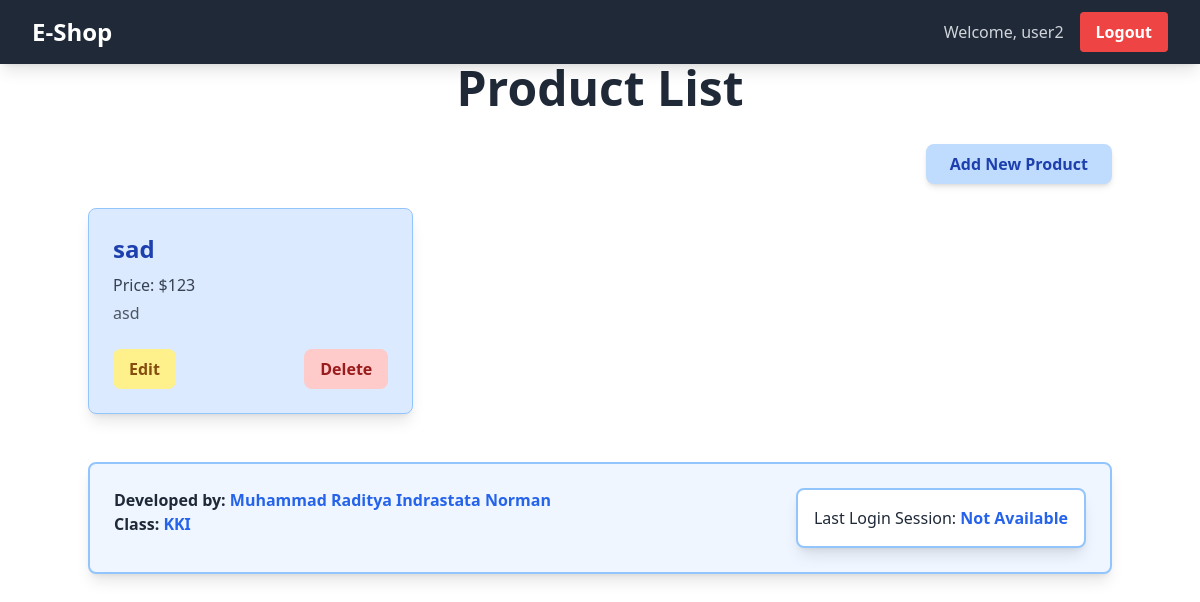
The page / (signed in) on the database its author committed.
### main/models.py (models this page shows, shortened)
class Product(models.Model):
    id = models.UUIDField(primary_key=True, default=uuid.uuid4, editable=False)  # Add this line
    name = models.CharField(max_length=255)
    price = models.IntegerField()
    description = models.TextField()
    user = models.ForeignKey(User, on_delete=models.CASCADE)

### main/views.py (the view)
# urls.py: 2. Add a URL to urlpatterns:  path('', views.home, name='home')
@login_required
def home(request):
    products = Product.objects.filter(user=request.user)  # Show only user's products
    context = {
        'app_name': 'E-Commerce App',
        'developer_name': 'Muhammad Raditya Indrastata Norman',
        'class_name': 'KKI',
        'products': products,  # Pass filtered products
        'username': request.user.username,  # Pass the logged-in user's username
        'last_login': request.COOKIES.get('last_login', 'Not Available'),  # Pass last login cookie
    }
    return render(request, 'home.html', context)

### main/templates/home.html (shortened to what this page needs)
{% extends 'base.html' %}
{% load static %}
{% block content %}
  <h1 class="text-5xl font-bold text-center text-gray-800 mb-8">Product List</h1>
  <div class="flex justify-end mb-6">
    <button onclick="showModal()" class="bg-blue-200 hover:bg-blue-300 text-blue-800 font-bold py-2 px-6 rounded-lg transition duration-300 shadow-md">
      Add New Product
    </button>
  </div>
  <div id="product-list" class="grid grid-cols-1 sm:grid-cols-2 lg:grid-cols-3 gap-6">
    {% if products %}
      {% for product in products %}
        <div class="bg-blue-100 shadow-lg rounded-lg p-6 transform transition duration-300 hover:scale-105 hover:shadow-xl border border-blue-300">
          <h2 class="text-2xl font-bold text-blue-800">{{ product.name }}</h2>
          <p class="text-gray-700 mt-2">Price: ${{ product.price }}</p>
          <p class="text-gray-600 mt-1">{{ product.description }}</p>
          <div class="mt-6 flex justify-between">
            <a href="{% url 'edit_product' product.pk %}" class="bg-yellow-200 hover:bg-yellow-300 text-yellow-800 font-bold py-2 px-4 rounded-lg transition duration-300">
              Edit
            </a>
            <a href="{% url 'delete_product' product.pk %}" class="bg-red-200 hover:bg-red-300 text-red-800 font-bold py-2 px-4 rounded-lg transition duration-300">
              Delete
            </a>
          </div>
        </div>
      {% endfor %}
    {% else %}
      <div class="flex flex-col items-center justify-center min-h-[24rem] no-products-message">
        <img src="{% static 'image/as.gif' %}" alt="No products" class="w-32 h-32 mb-4"/>
        <p class="text-center text-gray-600">No products available.</p>
      </div>
    {% endif %}
  </div>
  <div class="mt-12 flex items-start justify-between bg-blue-50 border-2 border-blue-300 rounded-lg p-6 shadow-lg">
    <div>
      <p class="text-gray-800 font-semibold">Developed by: <span class="font-bold text-blue-600">{{ developer_name }}</span></p>
      <p class="text-gray-800 font-semibold">Class: <span class="font-bold text-blue-600">{{ class_name }}</span></p>
    </div>
    <div class="ml-4 bg-white border-2 border-blue-300 rounded-lg p-4 shadow-lg">
      <p class="text-gray-800">Last Login Session: <span class="font-bold text-blue-600">{{ last_login }}</span></p>
    </div>
  </div>
{% endblock %}

### templates/navbar.html (shortened to what this page needs)
<nav class="bg-gray-800 shadow-lg fixed top-0 left-0 z-40 w-screen">
    <div class="max-w-7xl mx-auto px-4 sm:px-6 lg:px-8">
      <div class="flex items-center justify-between h-16">
        <div class="flex items-center">
          <h1 class="text-2xl font-bold text-center text-white">E-Shop</h1>
        </div>
        <div class="hidden md:flex items-center">
          {% if user.is_authenticated %}
            <span class="text-gray-300 mr-4">Welcome, {{ user.username }}</span>
            <a href="{% url 'logout' %}" class="text-center bg-red-500 hover:bg-red-600 text-white font-bold py-2 px-4 rounded transition duration-300">
              Logout
            </a>
          {% endif %}
        </div>
      </div>
    </div>
</nav>

### rows shown on the page
Product: name "sad", price "123", description "asd"

### other values the page prints
{{ user.username }} "user2"
{{ developer_name }} "Muhammad Raditya Indrastata Norman"
{{ class_name }} "KKI"
{{ last_login }} "Not Available"
